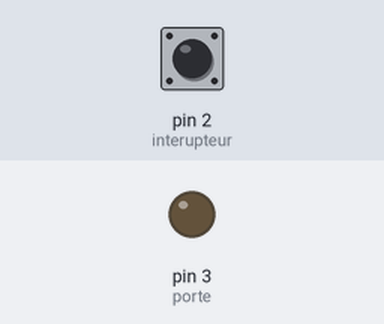
Recording of a sketch running on a simulated Arduino Uno, built with avr-gcc and run on an emulated ATmega328P. Shown: output pins drawn as LEDs (lit = HIGH). The inputs (shaded band) are chosen by the test bench; at power-on: pin 2 (interupteur) LOW.

Above: at 1.2 s.
1.3 s: pin 2 (interupteur) pulled HIGH for 0.15 s
At 2.9 s:
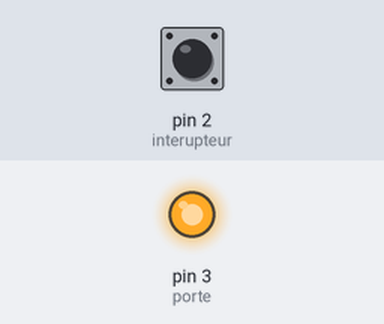
4.4 s: pin 2 (interupteur) pulled HIGH for 3.2 s
10.6 s: pin 2 (interupteur) pulled HIGH for 1 s
At 16.4 s:
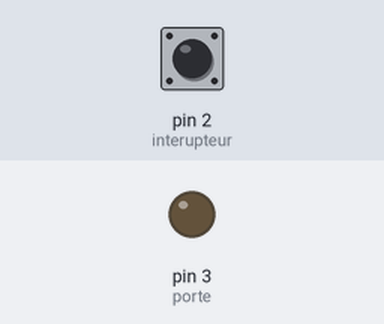
Timing chart, 0 to 17.9 s (numbered marks = the images above; inputs shaded):
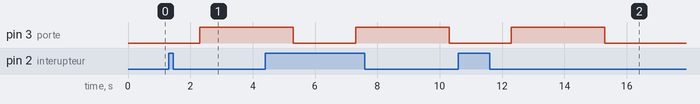

Measured:
- after the input at 1.3 s, pin 3 (porte): LOW → HIGH after 1.0 s
- after the input at 10.6 s, pin 3 (porte): LOW → HIGH after 1.7 s, → LOW 3.0 s later

The sketch:

trape_2.ino
```cpp
#include <Wire.h>

#define SLAVE_ADDRESS 0x12

int interupteur = 2;
int porte = 3;
bool etat_porte = false;
int x = 0;

void setup() {
  Wire.begin(SLAVE_ADDRESS);
  Serial.begin(9600);
  Wire.onReceive(receiveData);
  Wire.onRequest(sendData);
  pinMode(interupteur, INPUT);
  pinMode(porte, OUTPUT);
}

void loop() {

  // put your main code here, to run repeatedly:

  if (digitalRead(interupteur) == 1) {
     etat_porte = (etat_porte)? false : true;
     delay(1000);
  }
  if  (etat_porte) {
    digitalWrite(3, etat_porte);
    delay(3000);
    etat_porte = false;
    digitalWrite(3, false);
    delay(1000);
  }
}

void receiveData(int byteCount){

//   while (1 < Wire.available()) { // loop through all but the last
//    char c = Wire.read(); // receive byte as a character
//    Serial.print(c);         // print the character
//  }
  x = Wire.read();    // receive byte as an integer
  etat_porte = x;
}

void sendData(){
 Wire.write(etat_porte);
}
```
